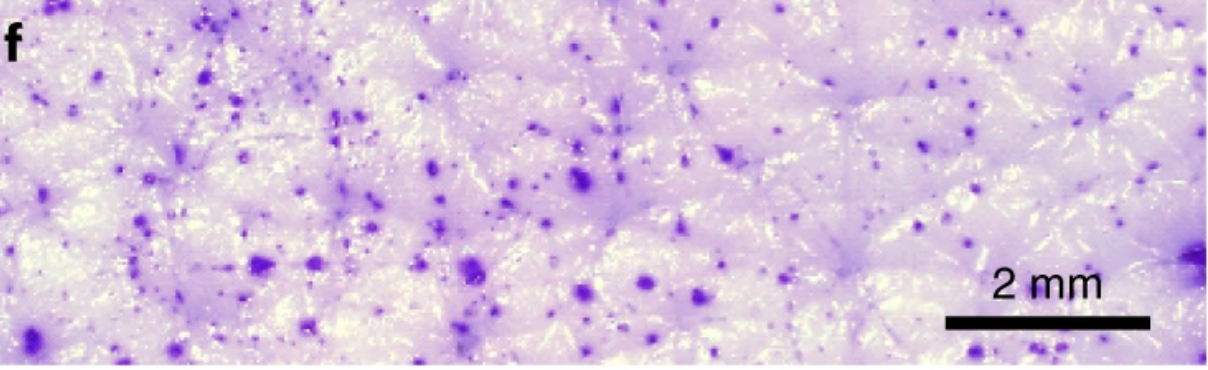
#> input picture image.png, 1208 x 370 px, found by its file name
$ python thresholding.py
#> lines starting #> are read from the running program, lines starting #| are printed output that depends on the picture; after the words box and inside, x2 and y2 are one past the last pixel; in counts of white or black regions, pixels touching at a corner belong together
import cv2
import numpy as np
import matplotlib.pyplot as plt
from scipy.spatial import KDTree
from scipy import ndimage
import csv
import math

# --- Configuration Parameters ---
IMAGE_PATH = 'image.png'

# Scale bar properties
SCALE_BAR_MM = 2.0
SCALE_BAR_ROI_COORDS = (315, 330, 945, 1150)

# --- Multiple Purple Detection Strategies ---

def method1_expanded_hsv_range(image):
    """Method 1: Expand HSV range to catch more purple variations"""
    hsv_image = cv2.cvtColor(image, cv2.COLOR_BGR2HSV)

    # More permissive range - catch edge cases
    lower_purple = np.array([120, 80, 5])    # Lower hue, lower saturation, lower value
    upper_purple = np.array([170, 255, 255]) # Higher hue range

    mask = cv2.inRange(hsv_image, lower_purple, upper_purple)

    # Gentler morphological operations
    kernel = np.ones((2, 2), np.uint8)
    mask = cv2.morphologyEx(mask, cv2.MORPH_CLOSE, kernel, iterations=1)

    return mask, "Expanded HSV Range"


def method2_multiple_hsv_ranges(image):
    """Method 2: Use multiple HSV ranges to catch different purple shades"""
    hsv_image = cv2.cvtColor(image, cv2.COLOR_BGR2HSV)

    # Define multiple purple ranges
    purple_ranges = [
        ([120, 100, 10], [140, 255, 255]),  # Darker purple
        ([140, 100, 10], [160, 255, 255]),  # Medium purple
        ([160, 100, 10], [170, 255, 255]),  # Lighter purple
        ([125, 80, 5], [165, 255, 255]),    # Your original range but wider
    ]

    # Combine all masks
    combined_mask = np.zeros(hsv_image.shape[:2], dtype=np.uint8)

    for lower, upper in purple_ranges:
        lower = np.array(lower)
        upper = np.array(upper)
        mask = cv2.inRange(hsv_image, lower, upper)
        combined_mask = cv2.bitwise_or(combined_mask, mask)

    # Clean up the combined mask
    kernel = np.ones((3, 3), np.uint8)
    combined_mask = cv2.morphologyEx(combined_mask, cv2.MORPH_CLOSE, kernel, iterations=1)

    return combined_mask, "Multiple HSV Ranges"


def method3_saturation_based(image):
    """Method 3: Focus on high saturation regions (your HSV shows this works well)"""
    hsv_image = cv2.cvtColor(image, cv2.COLOR_BGR2HSV)

    # Extract saturation channel
    saturation = hsv_image[:, :, 1]

    # Threshold based on saturation (your image shows bright spots = high saturation)
    _, sat_mask = cv2.threshold(saturation, 100, 255, cv2.THRESH_BINARY)

    # Also consider hue to avoid other high-saturation colors
    hue = hsv_image[:, :, 0]
    hue_mask = cv2.inRange(hue, 120, 170)

    # Combine saturation and hue constraints
    combined_mask = cv2.bitwise_and(sat_mask, hue_mask)

    return combined_mask, "Saturation-Based Detection"


def method4_adaptive_threshold(image):
    """Method 4: Use adaptive thresholding on saturation channel"""
    hsv_image = cv2.cvtColor(image, cv2.COLOR_BGR2HSV)
    saturation = hsv_image[:, :, 1]

    # Adaptive threshold on saturation channel
    adaptive_mask = cv2.adaptiveThreshold(
        saturation, 255, cv2.ADAPTIVE_THRESH_GAUSSIAN_C,
        cv2.THRESH_BINARY, 15, -10
    )

    # Filter by hue
    hue_mask = cv2.inRange(hsv_image[:, :, 0], 120, 170)
    combined_mask = cv2.bitwise_and(adaptive_mask, hue_mask)

     # 🔍 Dilate to enlarge the dot regions (makes contours wrap entire dot)
    kernel = np.ones((3, 3), np.uint8)
    combined_mask = cv2.dilate(combined_mask, kernel, iterations=1)

    return combined_mask, "Adaptive Threshold"


def method5_statistical_outlier_detection(image):
    """Method 5: Statistical approach - find pixels that deviate significantly"""
    hsv_image = cv2.cvtColor(image, cv2.COLOR_BGR2HSV)

    # Calculate statistics for each channel
    h_mean, h_std = np.mean(hsv_image[:, :, 0]), np.std(hsv_image[:, :, 0])
    s_mean, s_std = np.mean(hsv_image[:, :, 1]), np.std(hsv_image[:, :, 1])

    # Find pixels with high saturation (outliers)
    high_sat_mask = hsv_image[:, :, 1] > (s_mean + 2 * s_std)

    # Filter by purple hue range
    purple_hue_mask = cv2.inRange(hsv_image[:, :, 0], 120, 170)

    # Combine conditions
    combined_mask = np.logical_and(high_sat_mask, purple_hue_mask).astype(np.uint8) * 255

    return combined_mask, "Statistical Outlier Detection"


def method6_lab_color_space(image):
    """Method 6: Use LAB color space for better purple detection"""
    lab_image = cv2.cvtColor(image, cv2.COLOR_BGR2LAB)

    # In LAB space, purple typically has:
    # L: variable lightness
    # A: positive (magenta/red direction)
    # B: negative (blue direction)

    a_channel = lab_image[:, :, 1]
    b_channel = lab_image[:, :, 2]

    # Purple detection in LAB
    # A > 128 (towards magenta), B < 128 (towards blue)
    purple_mask = np.logical_and(a_channel > 135, b_channel < 120).astype(np.uint8) * 255

    return purple_mask, "LAB Color Space"


def detect_contours_with_flexible_filtering(mask, image, method_name):
    """Detect contours with more flexible size filtering"""
    contours, _ = cv2.findContours(mask, cv2.RETR_EXTERNAL, cv2.CHAIN_APPROX_SIMPLE)

    if not contours:
        return [], []

    # Calculate area statistics
    areas = [cv2.contourArea(cnt) for cnt in contours]
    mean_area = np.mean(areas)
    std_area = np.std(areas)

    # More flexible filtering - keep anything within reasonable range
    min_area = max(3, mean_area - 2 * std_area)  # Very small minimum
    max_area = max(5000, mean_area + 6 * std_area)

    dot_centroids = []
    valid_contours = []

    for contour in contours:
        area = cv2.contourArea(contour)
        if min_area <= area <= max_area:
            M = cv2.moments(contour)
            if M["m00"] != 0:
                cx = int(M["m10"] / M["m00"])
                cy = int(M["m01"] / M["m00"])
                dot_centroids.append((cx, cy))
                valid_contours.append(contour)

    print(f"{method_name}: Detected {len(dot_centroids)} dots (area range: {min_area:.1f} - {max_area:.1f})")
    return dot_centroids, valid_contours


def compare_detection_methods(image):
    """Compare all detection methods side by side"""
    methods = [
        method1_expanded_hsv_range,
        method2_multiple_hsv_ranges,
        method3_saturation_based,
        method4_adaptive_threshold,
        method5_statistical_outlier_detection,
        method6_lab_color_space
    ]

    results = {}

    # Create subplot for comparison
    fig, axes = plt.subplots(2, 3, figsize=(18, 12))
    axes = axes.flatten()

    for i, method in enumerate(methods):
        mask, method_name = method(image)
        centroids, contours = detect_contours_with_flexible_filtering(mask, image, method_name)

        results[method_name] = {
            'mask': mask,
            'centroids': centroids,
            'contours': contours,
            'count': len(centroids)
        }

        # Visualize results
        result_image = image.copy()

        # Draw contours
        cv2.drawContours(result_image, contours, -1, (0, 255, 0), 1)

        # Draw centroids
        for cx, cy in centroids:
            cv2.circle(result_image, (cx, cy), 3, (0, 0, 255), -1)

        # Convert to RGB for matplotlib
        result_rgb = cv2.cvtColor(result_image, cv2.COLOR_BGR2RGB)

        axes[i].imshow(result_rgb)
        axes[i].set_title(f'{method_name}\n{len(centroids)} dots detected')
        axes[i].axis('off')

    plt.tight_layout()
    plt.show()

    # Print summary
    print("\n=== DETECTION COMPARISON SUMMARY ===")
    for method_name, result in results.items():
        print(f"{method_name:30s}: {result['count']:4d} dots")

    return results


def create_optimized_detection_function(image):
    """Create an optimized detection function based on your specific image"""

    # Based on your HSV image, method 3 (saturation-based) looks most promising
    # Let's create an optimized version

    hsv_image = cv2.cvtColor(image, cv2.COLOR_BGR2HSV)

    # Your HSV image shows that purple dots have very high saturation
    # Use multiple approaches and combine them

    # Approach 1: High saturation + purple hue
    sat_mask = cv2.threshold(hsv_image[:, :, 1], 120, 255, cv2.THRESH_BINARY)[1]
    hue_mask = cv2.inRange(hsv_image[:, :, 0], 125, 165)
    mask1 = cv2.bitwise_and(sat_mask, hue_mask)

    # Approach 2: Your original range but with lower thresholds
    lower_purple = np.array([120, 90, 5])
    upper_purple = np.array([170, 255, 255])
    mask2 = cv2.inRange(hsv_image, lower_purple, upper_purple)

    # Combine masks
    combined_mask = cv2.bitwise_or(mask1, mask2)

    # Gentle cleanup
    kernel = np.ones((2, 2), np.uint8)
    combined_mask = cv2.morphologyEx(combined_mask, cv2.MORPH_CLOSE, kernel)
    combined_mask = cv2.morphologyEx(combined_mask, cv2.MORPH_OPEN, kernel)

    return combined_mask


def calibrate_scale(image, roi_coords, known_length_mm):
    """Your existing calibration function"""
    y_start, y_end, x_start, x_end = roi_coords
    if not (0 <= y_start < y_end <= image.shape[0] and
            0 <= x_start < x_end <= image.shape[1]):
        print(f"Error: Scale bar ROI coordinates {roi_coords} are out of image bounds {image.shape[:2]}.")
        return None

    roi = image[y_start:y_end, x_start:x_end]
    if roi.size == 0:
        print("Error: Scale bar ROI is empty. Check coordinates.")
        return None

    gray_roi = cv2.cvtColor(roi, cv2.COLOR_BGR2GRAY)
    _, thresh_roi = cv2.threshold(gray_roi, 50, 255, cv2.THRESH_BINARY_INV)
    contours, _ = cv2.findContours(thresh_roi, cv2.RETR_EXTERNAL, cv2.CHAIN_APPROX_SIMPLE)

    if not contours:
        print("Error: No contours found in scale bar ROI.")
        return None

    scale_bar_contour = max(contours, key=cv2.contourArea)
    x_bar, y_bar, w_bar, h_bar = cv2.boundingRect(scale_bar_contour)
    scale_bar_pixel_length = w_bar

    if scale_bar_pixel_length == 0:
        print("Error: Detected scale bar has zero pixel length.")
        return None

    pixels_per_mm = scale_bar_pixel_length / known_length_mm
    print(f"Scale bar detected: {scale_bar_pixel_length} pixels = {known_length_mm} mm")
    print(f"Calibration: {pixels_per_mm:.2f} pixels/mm")
    return pixels_per_mm


def main():
    """Enhanced main function with method comparison"""
    image = cv2.imread(IMAGE_PATH)
#> image is the input picture: shape (370, 1208, 3); mean B, G, R 221.9, 195.9, 216.5
    if image is None:
        print(f"Error: Could not load image from {IMAGE_PATH}")
        return

    print(f"Image loaded: {image.shape[1]}x{image.shape[0]} pixels.")
#| Image loaded: 1208x370 pixels.

    # Scale calibration
    pixels_per_mm = calibrate_scale(image, SCALE_BAR_ROI_COORDS, SCALE_BAR_MM)
#> in calibrate_scale, `contours, _ = cv2.findContours(thresh_roi, cv2.RETR_EXTERNAL, cv2.CHAI..`: contours = 1 item
#> in calibrate_scale, `scale_bar_contour = max(contours, key=cv2.contourArea)`: scale_bar_contour = [[1, 2], [1, 13], [116, 13], [117, 14], [122, 14], [123, 13], [204, 13], [204, 2]]
#> in calibrate_scale, `x_bar, y_bar, w_bar, h_bar = cv2.boundingRect(scale_bar_contour)`: x_bar = 1; y_bar = 2; w_bar = 204; h_bar = 13
#> in calibrate_scale, `scale_bar_pixel_length = w_bar`: scale_bar_pixel_length = 204
#> in calibrate_scale, `pixels_per_mm = scale_bar_pixel_length / known_length_mm`: pixels_per_mm = 102
#| Scale bar detected: 204 pixels = 2.0 mm
#| Calibration: 102.00 pixels/mm
#> pixels_per_mm = 102
    if pixels_per_mm is None:
        print("Exiting due to scale calibration failure.")
        return

    print("\n=== COMPARING DETECTION METHODS ===")
    results = compare_detection_methods(image)
#> the loop in compare_detection_methods, `for i, method in enumerate(methods):` made 6 passes
#> (method_name, mean_area in detect_contours_with_flexible_filtering, std_area in detect_contours_with_flexible_filtering, max_area in detect_contours_with_flexible_filtering) on passes 1, 2, 3, 4, 6: ('Expanded HSV Range', 105.3, 192.9, 5000), ('Multiple HSV Ranges', 106.8, 194.3, 5000), ('Saturation-Based Detection', 72.49, 125.6, 5000), ('Adaptive Threshold', 56.17, 72.42, 5000), ('LAB Color Space', 1360.8, 13882.6, 84656.5)
#> (printed output is left out)
#> pass 1, in method1_expanded_hsv_range, `mask = cv2.morphologyEx(mask, cv2.MORPH_CLOSE, kernel, iterations=1)`:
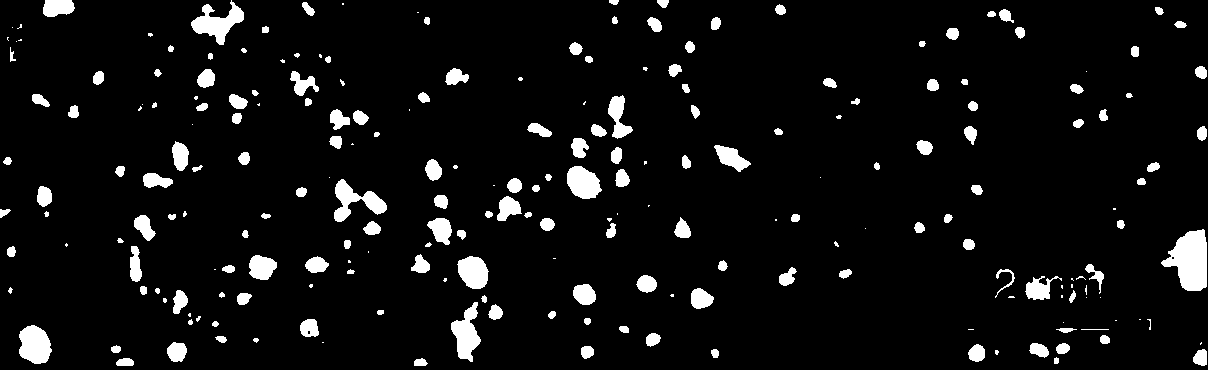
#> mask: shape (370, 1208); 6.2% white; 230 white regions (64 under 20 px), largest, box (x1, y1, x2, y2) and area: (1161, 229, 1207, 291) 1833, (191, 0, 244, 45) 1053, (19, 325, 52, 364) 976
#> after the loop in compare_detection_methods, `for i, method in enumerate(methods):`:
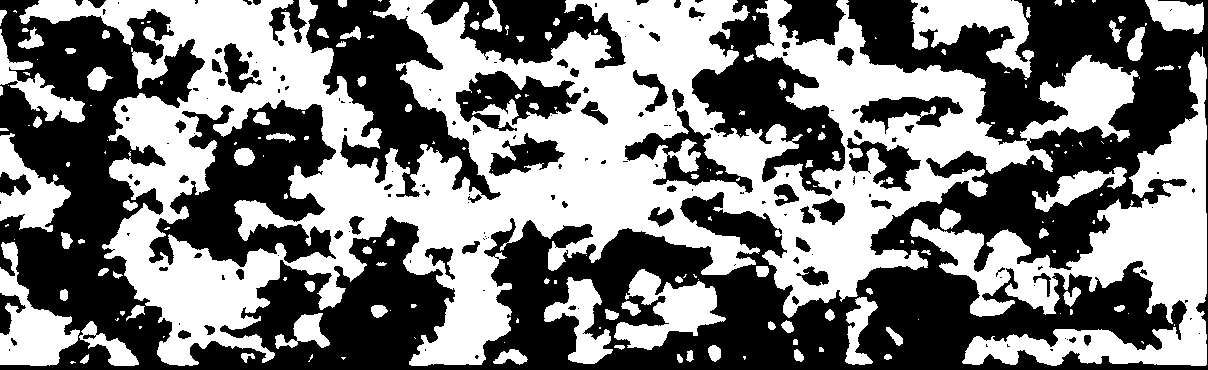
#> mask: shape (370, 1208); 48.3% white; 203 white regions (109 under 20 px), largest, box (x1, y1, x2, y2) and area: (19, 0, 1139, 366) 152359, (910, 47, 1207, 366) 28195, (911, 0, 1034, 80) 4783
#> after the loop in compare_detection_methods, `for i, method in enumerate(methods):`:
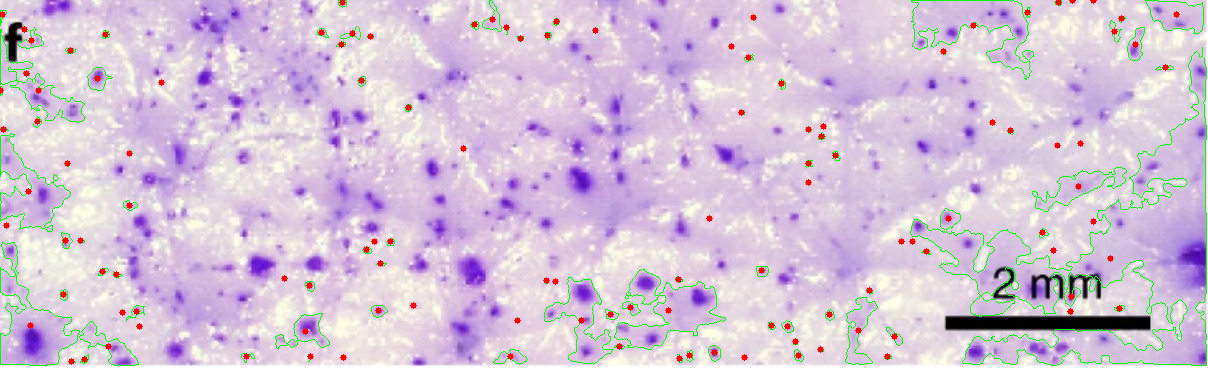
#> result_image: shape (370, 1208, 3); mean B, G, R 216.3, 195.5, 212.9
#> after the loop in compare_detection_methods, `for i, method in enumerate(methods):`: results = 6 items
#> in compare_detection_methods, `plt.show()`:
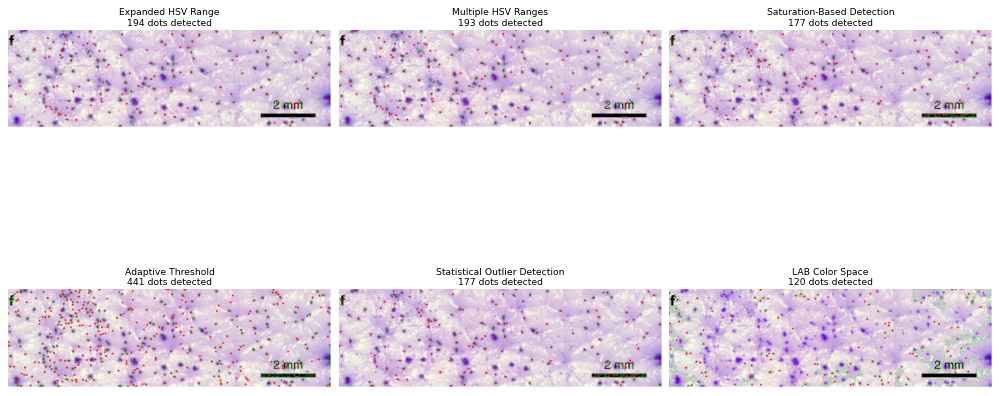
#> figure drawn by matplotlib, 6 panels
#> the loop in compare_detection_methods, `for method_name, result in results.items():` made 6 passes
#> method_name on passes 1 to 6: 'Expanded HSV Range', 'Multiple HSV Ranges', 'Saturation-Based Detection', 'Adaptive Threshold', 'Statistical Outlier Detection', 'LAB Color Space'
#> (printed output is left out)
#> results = 6 items

    print("\n=== USING OPTIMIZED DETECTION ===")
    optimized_mask = create_optimized_detection_function(image)
    optimized_centroids, optimized_contours = detect_contours_with_flexible_filtering(
        optimized_mask, image, "Optimized Combined Method"
    )
#> in detect_contours_with_flexible_filtering (call 7), `contours, _ = cv2.findContours(mask, cv2.RETR_EXTERNAL, cv2.CHAIN_APPR..`: contours = 219 contours, 78 with area under 20; largest, box (x1, y1, x2, y2) and area: (1176, 233, 1208, 291) 1319, (21, 327, 50, 364) 788, (193, 7, 245, 46) 768, (459, 258, 489, 290) 671, (569, 168, 599, 199) 660
#> after the loop in detect_contours_with_flexible_filtering (call 7), `for contour in contours:`: dot_centroids = 203 pairs, first value 3 to 1202, second value 1 to 363; valid_contours = 203 contours, 62 with area under 20; largest, box (x1, y1, x2, y2) and area: (1176, 233, 1208, 291) 1319, (21, 327, 50, 364) 788, (193, 7, 245, 46) 768, (459, 258, 489, 290) 671, (569, 168, 599, 199) 660
#| Optimized Combined Method: Detected 203 dots (area range: 3.0 - 5000.0)
#> optimized_centroids has the same summary as dot_centroids in detect_contours_with_flexible_filtering; optimized_contours has the same summary as valid_contours in detect_contours_with_flexible_filtering

        # --- DISTANCE ANALYSIS BETWEEN CENTROIDS ---

    if len(optimized_centroids) >= 2:
        # Build KDTree for efficient distance computation
        tree = KDTree(optimized_centroids)
        distances = []

        for i, point in enumerate(optimized_centroids):
            # Query for the nearest neighbor (excluding self)
            dists, idxs = tree.query(point, k=2)
            nearest_dist = dists[1]  # dists[0] is 0 (self)
            distances.append(nearest_dist)
#> this loop made 203 passes
#> (point, dists, idxs, nearest_dist) on passes 1 to 3: ((420, 363), [0, 51.48], [0, 24], 51.48), ((125, 363), [0, 16.64], [1, 7], 16.64), ((1056, 361), [0, 13.89], [2, 9], 13.89)
#> after the loop, distances = 203 values, max 81.1 at index 21, min 6.71 at index 25, mean 26.62

        # Convert pixel distances to mm if calibration succeeded
        if pixels_per_mm:
            distances_mm = [d / pixels_per_mm for d in distances]
#> distances_mm = 203 values, max 0.795 at index 21, min 0.0658 at index 25, mean 0.261
            avg_distance_mm = sum(distances_mm) / len(distances_mm)
#> avg_distance_mm = 0.261
            unit = "mm"
        else:
            distances_mm = distances
            avg_distance_mm = sum(distances) / len(distances)
            unit = "pixels"

        print(f"\nAverage nearest-neighbor distance: {avg_distance_mm:.2f} {unit}")
#| Average nearest-neighbor distance: 0.26 mm

        # Plot histogram
        plt.figure(figsize=(8, 5))
        plt.hist(distances_mm, bins=20, color='mediumslateblue', edgecolor='black')
        plt.title(f'Nearest-Neighbor Distance Distribution ({unit})')
        plt.xlabel(f'Distance ({unit})')
        plt.ylabel('Frequency')
        plt.grid(True)
        plt.tight_layout()
        plt.show()
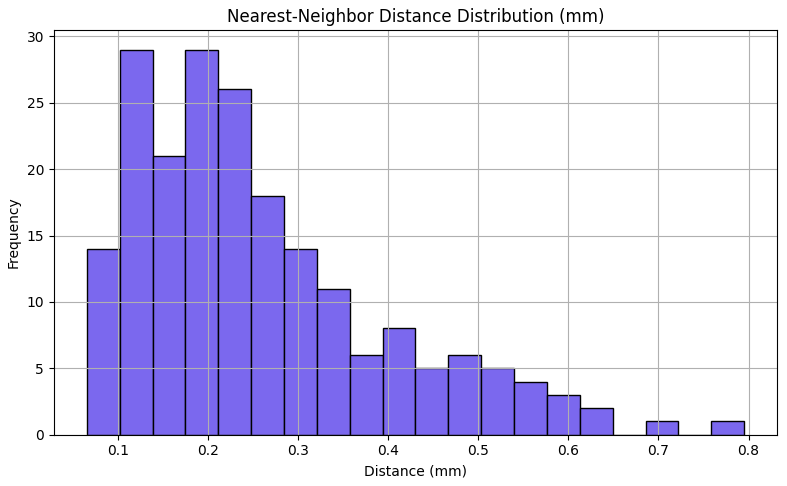
#> figure drawn by matplotlib, 1 panel
    else:
        print("Not enough dots to compute distances.")


    # Show final result
    final_result = image.copy()
    cv2.drawContours(final_result, optimized_contours, -1, (0, 255, 0), 2)
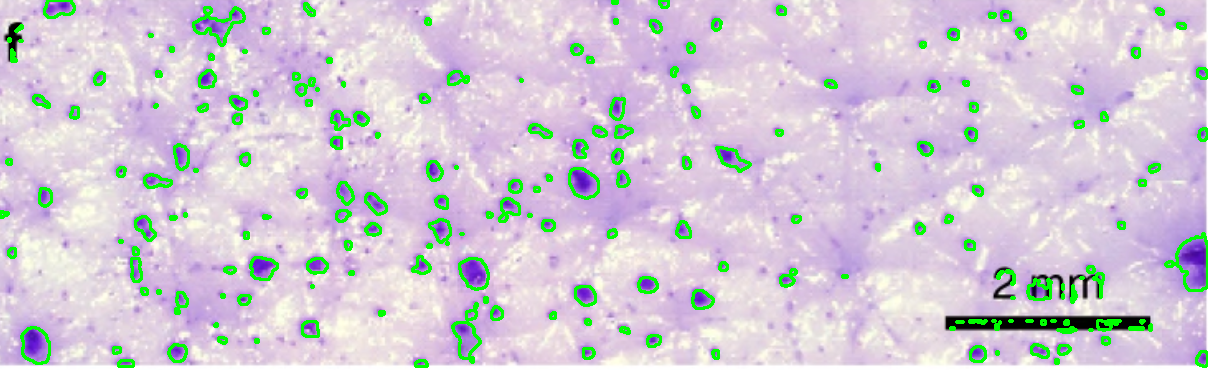
#> final_result: shape (370, 1208, 3); 4.72% of pixels changed, all inside (x1, y1, x2, y2) = (0, 0, 1208, 368)
    for cx, cy in optimized_centroids:
        cv2.circle(final_result, (cx, cy), 5, (0, 0, 255), 2)
#> this loop made 203 passes
#> (cx, cy) on passes 1 to 3: (420, 363), (125, 363), (1056, 361)
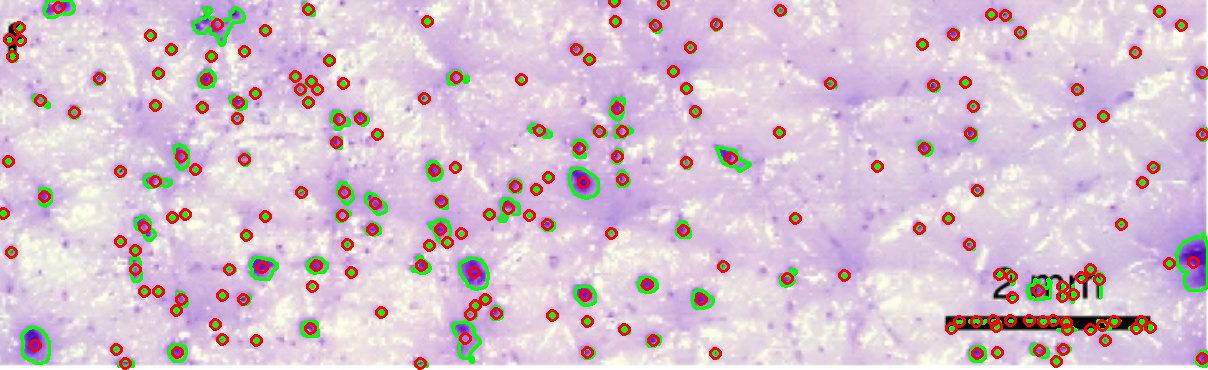
#> final_result: shape (370, 1208, 3); 4.03% of pixels changed, all inside (x1, y1, x2, y2) = (0, 0, 1208, 370)

    cv2.imshow("Final Optimized Detection", final_result)
    cv2.imshow("Optimized Mask", optimized_mask)

    print(f"\nFinal result: {len(optimized_centroids)} purple dots detected")
#| Final result: 203 purple dots detected
    print("Press any key to close windows...")
    cv2.waitKey(0)
    cv2.destroyAllWindows()


if __name__ == '__main__':
    main()
